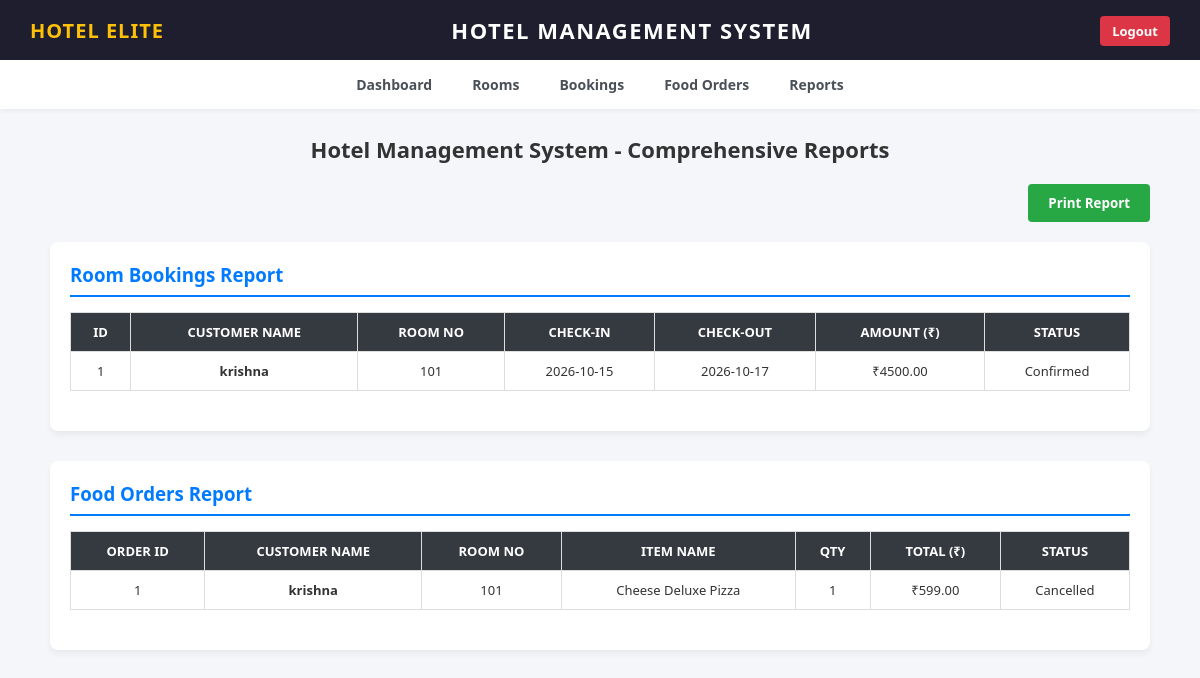
/reports.php (signed in), run on the app's committed database.
### tables this page shows
CREATE TABLE `bookings` (
  `booking_id` int(11) NOT NULL,
  `customer_name` varchar(100) NOT NULL,
  `room_no` varchar(20) NOT NULL,
  `check_in_date` date NOT NULL,
  `check_out_date` date NOT NULL,
  `booking_status` varchar(20) DEFAULT 'Pending',
  `payment_status` varchar(20) DEFAULT 'Pending',
  `total_amount` decimal(10,2) NOT NULL,
  `payment_method` varchar(50) NOT NULL DEFAULT 'Cash'
);

CREATE TABLE `food_orders` (
  `order_id` int(11) NOT NULL,
  `customer_name` varchar(100) NOT NULL,
  `room_no` varchar(20) NOT NULL,
  `item_name` varchar(100) NOT NULL,
  `quantity` int(11) NOT NULL,
  `price` decimal(10,2) NOT NULL,
  `total_amount` decimal(10,2) NOT NULL,
  `order_status` varchar(50) NOT NULL DEFAULT 'Pending',
  `payment_status` varchar(50) NOT NULL DEFAULT 'Pending',
  `payment_method` varchar(50) NOT NULL DEFAULT 'Cash'
);

### reports.php (the view, shortened to what this page needs)
<?php
include('db.php');
include('header.php');
?>
<div class="report-container">
    <h2 class="report-title">Hotel Management System - Comprehensive Reports</h2>
    <button class="print-btn" onclick="window.print()"> Print Report</button>
    <div class="card-box">
        <h3>Room Bookings Report</h3>
        <table class="data-table">
            <tr>
                <th>ID</th>
                <th>Customer Name</th>
                <th>Room No</th>
                <th>Check-In</th>
                <th>Check-Out</th>
                <th>Amount (₹)</th>
                <th>Status</th>
            </tr>
            <?php
             $bookings = $conn->query("SELECT * FROM bookings ORDER BY booking_id DESC");
            if ($bookings && $bookings->num_rows > 0)
			{
                 while ($row = $bookings->fetch_assoc())
					{
                             echo "<tr>
                            <td>{$row['booking_id']}</td>
                            <td><b>{$row['customer_name']}</b></td>
                            <td>{$row['room_no']}</td>
                            <td>{$row['check_in_date']}</td>
                            <td>{$row['check_out_date']}</td>
                            <td>₹{$row['total_amount']}</td>
                            <td>{$row['booking_status']}</td>
                          </tr>";
                }
            }
			else
			 {
                echo "<tr><td colspan='7'>No booking records found.</td></tr>";
            }
            ?>
        </table>
    </div>
    <div class="card-box">
        <h3>Food Orders Report</h3>
        <table class="data-table">
            <tr>
                <th>Order ID</th>
                <th>Customer Name</th>
                <th>Room No</th>
                <th>Item Name</th>
                <th>Qty</th>
                <th>Total (₹)</th>
                <th>Status</th>
            </tr>
            <?php
            $food = $conn->query("SELECT * FROM food_orders ORDER BY order_id DESC");
            if ($food && $food->num_rows > 0)
                 {
                while ($row = $food->fetch_assoc())
       			 		{
                             echo "<tr>
                            <td>{$row['order_id']}</td>
                            <td><b>{$row['customer_name']}</b></td>
                            <td>{$row['room_no']}</td>
                            <td>{$row['item_name']}</td>
                            <td>{$row['quantity']}</td>
                            <td>₹{$row['total_amount']}</td>
                            <td>{$row['order_status']}</td>
                          </tr>";
                }
            }
			else
			 {
                echo "<tr><td colspan='7'>No food order records found.</td></tr>";
            }
            ?>
        </table>
    </div>
</div>
<?php
include('footer.php');
?>

### header.php (style rules this page uses)
* { box-sizing: border-box; margin: 0; padding: 0; font-family: 'Segoe UI', Tahoma, Geneva, Verdana, sans-serif; }
body { background-color: #f4f6f9; color: #333; }

### reports.php (style rules this page uses)
.report-container { max-width: 1100px; margin: 0 auto; text-align: center; }
.report-title { color: #333; margin-bottom: 20px; font-size: 22px; font-weight: bold; }
.card-box { background: #fff; padding: 20px; margin-bottom: 30px; border-radius: 8px; box-shadow: 0 4px 6px rgba(0,0,0,0.05); text-align: left; }
.card-box h3 { margin-bottom: 15px; color: #007bff; border-bottom: 2px solid #007bff; padding-bottom: 8px; }
.data-table { width: 100%; border-collapse: collapse; background: #fff; margin-bottom: 20px; text-align: center; }
.data-table th, .data-table td { padding: 10px; border: 1px solid #ddd; font-size: 13px; }
.data-table th { background-color: #343a40; color: white; text-transform: uppercase; }
.print-btn { background: #28a745; color: white; padding: 10px 20px; border: none; border-radius: 4px; font-weight: bold; cursor: pointer; margin-bottom: 20px; float: right; }

### data on the page
bookings: booking_id "1", customer_name "krishna", room_no "101", check_in_date "2026-10-15", check_out_date "2026-10-17", total_amount "4500.00", booking_status "Confirmed"
food_orders: order_id "1", customer_name "krishna", room_no "101", item_name "Cheese Deluxe Pizza", quantity "1", total_amount "599.00", order_status "Cancelled"
